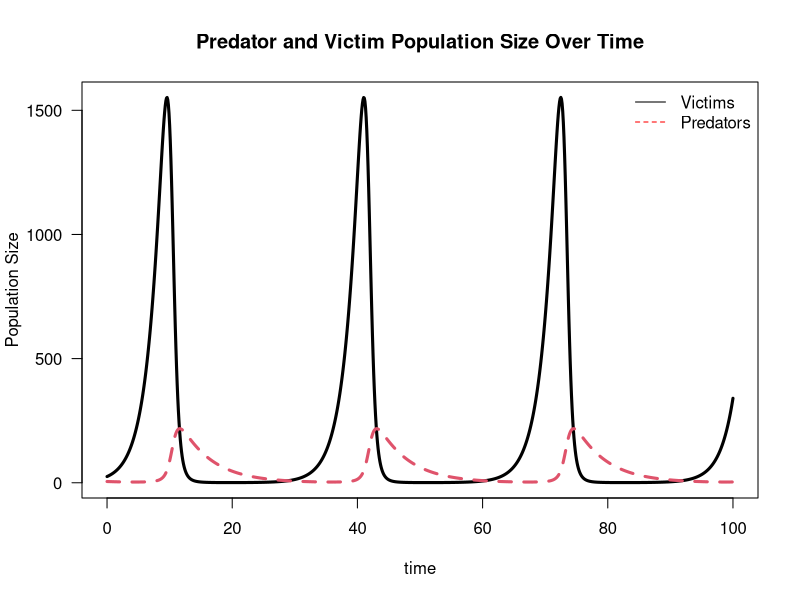
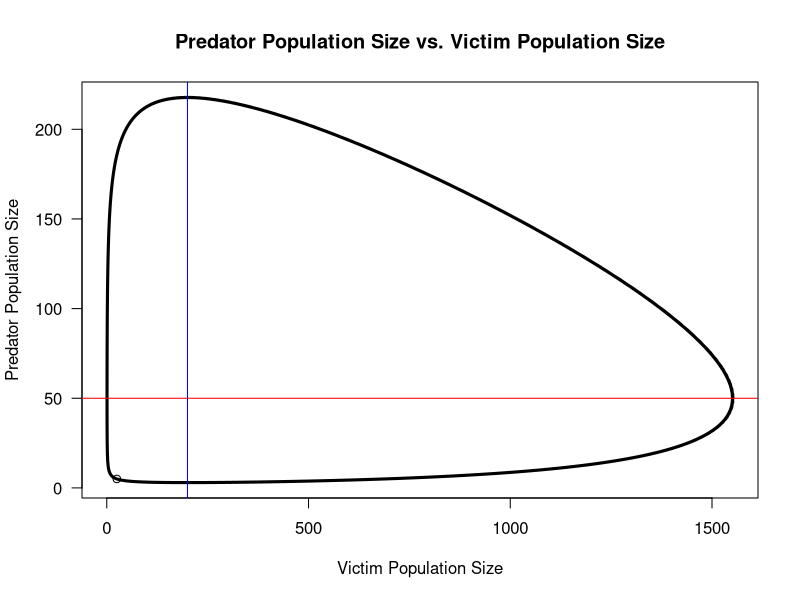
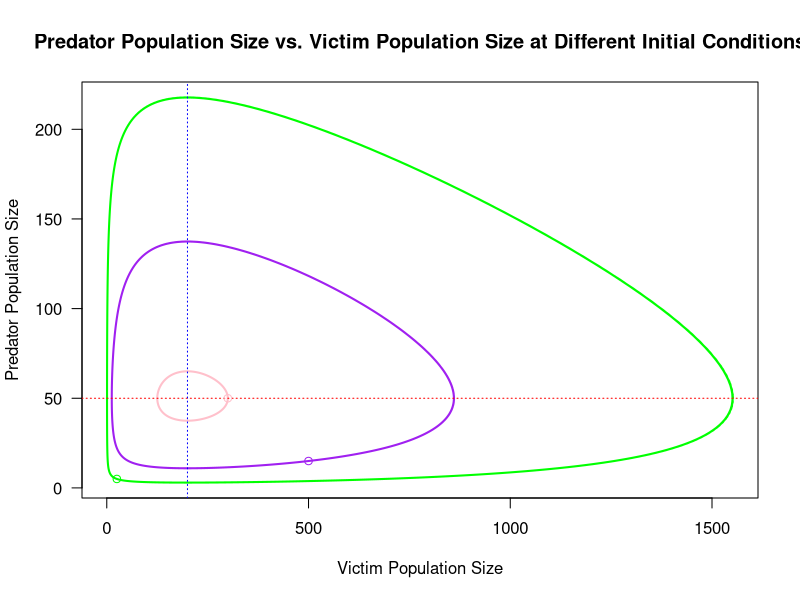
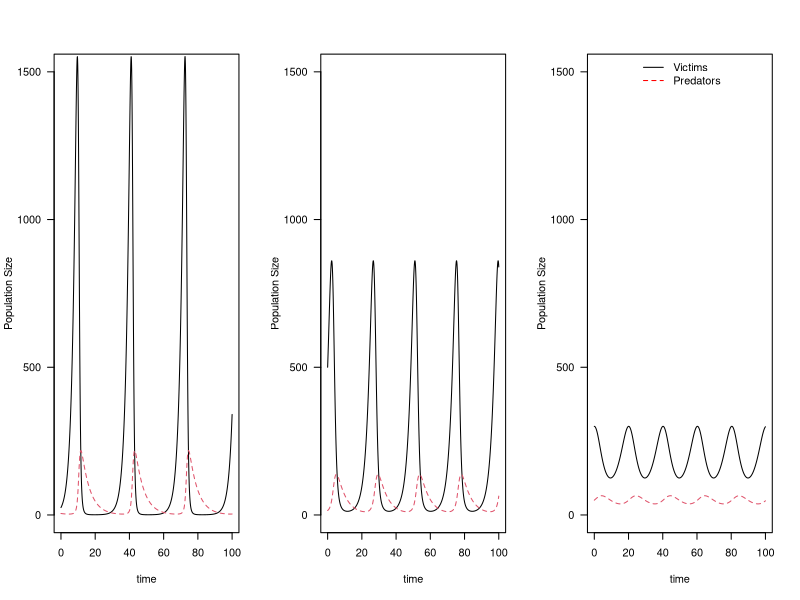

The R script that drew these images, in order: (Note: this script raises an error after producing the figures.)
library(deSolve)

#Introduction start:
#we need to use a differential equation solver to simulate dynamics for our coupled equations
#this solver has a particular syntax. first we make a function for our model, then set the parameters and the time interval, then run the solver

#make function for simple Lotka Volterra predator prey dynamics
predpreyLV <- function(t, y, params) {
  V <- y[1] #initial pop of victims
  P <- y[2] #initial pop of predators
  with(as.list(params), {
    dV.dt <- r*V - a*V*P
    dP.dt <-  b*a*V*P - D*P
    return(list(c(dV.dt, dP.dt)))
  })
}

#set the parameter values
#victim growth rate
r = 0.5

#capture efficiency
a = 0.01

#conversion efficiency
b = 0.1

#predator death rate
D = 0.2

#make vector of parameters
params1 <- c(r=r, a=a, b=b, D=D)

#set the time sequence, make all values between 0 and 100 in increments of 0.1
time = seq(0, 100, by = 0.1)

#run the differential equation solver, VO and PO are the initial population densities of victims and predators
#V0, P0, is initial pops for victim and predator, also giving it the functions from above plus the parameters. function within a function
LV.out <- ode(c(VO = 25, PO = 5), time, predpreyLV, params1)

#look at the output, what is it? output is the populations changing over time based off model
head(LV.out)

#plot the dynamics of the two populations over time
matplot(time, (LV.out[,2:3]), type = 'l', ylab = 'Population Size', lwd = 3, xlab = 'time', las = 1, main='Predator and Victim Population Size Over Time')
legend('topright', col = c('black','red'), lty = c(1,2), legend = c('Victims', 'Predators'), bty = 'n')

#Introduction end.

#Question 1 start: Make a plot of the phase plane dynamics. In a phase plane plot, what are the axes? Look at LV.out, how do you turn the data that you have into a plot of the phase plane? 

#plot phase plane dynaics
matplot((LV.out[,2]), (LV.out[,3]), type='l', ylab='Predator Population Size', lwd=3, xlab='Victim Population Size', las=1, main='Predator Population Size vs. Victim Population Size')
abline(h=r/a, col='red')
abline(v=D/(b*a), col='blue')
points(25, 5)

#In this phase plane plot, the x axis is the population size of the victims and the y axis is the predator population size. This plot is showing that as the victim population size is growing exponentially, it's eventually being limited by the predators as the predator population size goes up and the victim population size starts decreasing again (once it crosses the victim isocline). This trend continue until it hits the predator isocline, at which point the predator population size starts dropping dramatically. 

#Once you have your phase plane plot, use abline to add the victim and predator isoclines to the plot, calculate the isoclines given values for r, b, a, etc. 

#Use the function points to add the starting conditions (VO, PO) to the plot

#Question 1 end: Your homework submission should include the completed plot and a description of the what is being shown in the plot. 

#Question 2 start:
#Now let's try running again with different initial conditions. All parameters are the same, we're just changing the starting number of predators and victims

LV.out2 <- ode(c(V0 = 500, P0 = 15), time, predpreyLV, params1)
LV.out3 <- ode(c(V0 = 300, P0 = 50), time, predpreyLV, params1)

#Plot all three phase planes on the same plot. You can do so by plotting the first one as above and the others using lines()
#Add the isocline to the same plot
#Add points for starting conditions to the same plot

matplot((LV.out[,2]), (LV.out[,3]), type='l', ylab='Predator Population Size', lwd=2, xlab='Victim Population Size', las=1, col='green', main='Predator Population Size vs. Victim Population Size at Different Initial Conditions')
lines(LV.out2[,2], LV.out2[,3], lwd=2, col='purple')
lines(LV.out3[,2], LV.out3[,3], lwd=2, col='pink')
abline(h=r/a, col='red', lty='dotted')
abline(v=D/(b*a), col='blue', lty='dotted')
points(25, 5, col='green')
points(500, 15, col='purple')
points(300, 50, col='pink')

#Question 2 end: Include your plot in your answer, and write out a clear explanation that addresses the following: What is the effect of changing initial conditions? What was the term I used for this behavior in class? 

#By changing the initial conditions, you can change where it is in relation to the two respective isoclines, which can then change if it's stabilizing or destabilizing. 

#Question 3 start:
#Now we're going to plot the dynamics of each population over time for each of the three sets of starting conditions.

#First, break the graphics window up into 1 row and 3 columns so you can plot 3 graphs on one plot
par(mfrow = c(1,3))
#How to undo this setting to go back to just one plotting window
#par(mfrow=c(1,1))

#Now plot the dynamics of each population over time as we did in the Introduction.

matplot(time, (LV.out[,2:3]), type = 'l', ylab = 'Population Size', lwd = 1, xlab = 'time', las = 1, ylim = c(0,1500))
matplot(time, (LV.out2[,2:3]), type = 'l', ylab = 'Population Size', lwd = 1, xlab = 'time', las = 1, ylim=c(0,1500))
matplot(time, (LV.out3[,2:3]), type = 'l', ylab = 'Population Size', lwd = 1, xlab = 'time', las = 1, ylim=c(0, 1500))

legend('top', col = c('black','red'), lty = c(1,2), legend = c('Victims', 'Predators'), bty = 'n')


#Question 3 end: Include in your answer your plot showing the N vs t dynamics and the plotting code. Write a clear explanation that addresses the following: How does the amplitude of the cycles correspond to the phase plane? Make sure your axes are the same across plots so you can visualize the comparisons easily.

#The amplitude of the cycles correspond to the changes in the population sizes of the victims and the predators depicted in the phase plane plot. 

#Question 4 start: Everything so far was simple Lotka Volterra, let's add density dependence to the prey. To do this you need to make a new function, so go up to the Introduction and look at the function predprey.LV.You need to make a new function where you change the dV.dt and dP.dt models to reflect density dependence in the prey. To do this you will need to add a new parameter, K, so we need to set its value and add it to our parameter vector

K = 1000

predpreyLVD <- function(t, y, params) {
  V <- y[1] #initial pop of victims
  P <- y[2] #initial pop of predators
  with(as.list(params), {
    dV.dt <- r*V*(1-(V/K)) - a*V*P
    dP.dt <-  b*a*V*P - D*P
    return(list(c(dV.dt, dP.dt)))
  })
}

head(LVD.out)
#Question 4 end: Include your code for the new function as your answer.

#Question 5 start: run the solver. As before, plot the population dynamics over time and the phase plane. You can use segments to draw the prey isocline. 

LVD.out <- ode(c(VO = 25, PO = 5), time, predpreyLVD, params1)

#change back to one plotting window
par(mfrow=c(1,1))

#plot the population dynamics over time for the new function with density dependence included
matplot(time, (LVD.out[,2:3]), type = 'l', ylab = 'Population Size', lwd = 3, xlab = 'time', las = 1, main='Predator and Victim Population Sizes Over Time with Density Dependence')
legend('topright', col = c('black','red'), lty = c(1,2), legend = c('Victims', 'Predators'), bty = 'n')

#plot the phase plane + isoclines
matplot((LVD.out[,2]), (LVD.out[,3]), type='l', ylab='Predator Population Size', lwd=3, xlab='Victim Population Size', las=1, xlim = c(0, 1000), main='Predator Population Size vs. Density Dependent Victim Population Size')
abline(v=D/(b*a), col='blue', lty='dotted')

#use segments to draw the prey isocline (from starting point to where it hits carrying capacity)
segments(0, 50, 1000, 0, col = 'red', lty = 'dotted')

#Question 5 end: Your answer will be your plots.

#Question 6 start: Try changing initial conditions (i.e. starting values of prey and predators) and looking at the phase plane dynamics. What happens? 

LVD1.out <- ode(c(VO = 10, PO = 80), time, predpreyLVD, params1) #change initial conditions

matplot(time, (LVD1.out[,2:3]), type = 'l', ylab = 'Population Size', lwd = 3, xlab = 'time', las = 1)
legend('topright', col = c('black','red'), lty = c(1,2), legend = c('Victims', 'Predators'), bty = 'n')

#plot phase plane dynamics
matplot((LVD1.out[,2]), (LVD.out[,3]), type='l', ylab='Predator Population Size', lwd=3, xlab='Victim Population Size', las=1, xlim = c(0, 1000), main='Predator Population Size vs. Density Dependent Victim Population Size')

#victim isocline
segments(0, 50, 1000, 0, col = 'red', lty = 'dotted')

#I changed the initial conditions so that there were only 10 victims and 80 predators starting out, compared to the original conditions that had 25 victims and 5 predators. With these new conditions, we see in the phase plane plot that the predator pop. size increases rapidly compared to the original phase plane plot where the victims increases with not much increase in the predator pop size. With the new initial conditions, the victim population size never increases to the point of the original conditions (which was ~700). Overall, the spiral of the dynamics seems to be going in the opposite direction when comparing the two plots together. 

#Question 6 end: Your answer will include your plots and a clear written explanation of what happens in this model when you vary the starting parameters. Be clear about what change you made to the starting values and what dynamics resulted. I expect more than just one sentence here.


#Question 7: Now let's also add a Type II functional response as well. You will need to refer to the lecture notes and make a new function that incorporates both a Type II functional response by the predators as well as density dependence in the prey (this is the Rozensweig-MacArthur model). Your answer should include your code for the function, plots of N vs t for predators and prey, and plots of the phase plane with the isoclines as well as the population dynamics. 

#parameter values

r=0.8
b=0.1
D=0.1
K = 1000
a = 0.005
h = 0.5

#create new function to include Type II functional response and density dependence
predpreyLVII <- function(t, y, params) {
  V <- y[1] #initial pop of victims
  P <- y[2] #initial pop of predators
  with(as.list(params), {
    dV.dt <- (r*V*(1-(V/K))) - (a*V*P)/(1+(a*h*V))
    dP.dt <-  (b*a*V*P)/(1+(a*h*V)) - D*P
    return(list(c(dV.dt, dP.dt)))
  })
}

#make vector of parameters
params1 <- c(r=r, a=a, b=b, D=D)

#set the time sequence, make all values between 0 and 100 in increments of 0.1
time = seq(0, 200, by = 0.1)
#run differential equation solver
LVII.out <- ode(c(VO = 25, PO = 5), time, predpreyLVII, params1)

head(LVII.out)


#plot the dynamics of the two populations over time
matplot(time, (LVII.out[,2:3]), type = 'l', ylab = 'Population Size', lwd = 3, xlab = 'time', las = 1, main='Predator and Victim Population Size Over Time')
legend('topleft', col = c('black','red'), lty = c(1,2), legend = c('Victims', 'Predators'), bty = 'n')

#plot phase plane dynamics
matplot((LVII.out[,2]), (LVII.out[,3]), type='l', ylab='Predator Population Size', lwd=3, xlab='Victim Population Size', las=1, main='Predator Population Size vs. Victim Population Size', ylim=c(0, 200))

#calculate and plot isoclines

curve(r*(1-(x/K))*(1+(a*h*x))/a, from=0, to=1000, add=TRUE, col='red', lty='dotted')
abline(v=D/(b*a-D*h*a), col='blue', lty='dotted')
points(25, 5)

#Question 8: What happens if you double K? Show N vs. t and phase plane plots of both cases and interpret. Adjust your axis limits so that all of the dynamics can be seen. This is called the Paradox of Enrichment!


k=2000 #set new carrying capacity k

predpreyLVIIK <- function(t, y, params) {
  V <- y[1] #initial pop of victims
  P <- y[2] #initial pop of predators
  with(as.list(params), {
    dV.dt <- (r*V*(1-(V/k))) - ((a*V*P)/(1+(a*h*V)))
    dP.dt <-  ((b*a*V*P)/(1+(a*h*V))) - D*P
    return(list(c(dV.dt, dP.dt)))
  })
}

#run differential equation solver
LVIIK.out <- ode(c(VO = 25, PO = 5), time, predpreyLVIIK, params1)

head(LVIIK.out)


#plot the dynamics of the two populations over time
matplot(time, (LVIIK.out[,2:3]), type = 'l', ylab = 'Population Size', lwd = 3, xlab = 'time', las = 1, main='Predator and Victim Population Size Over Time')
legend('topleft', col = c('black','red'), lty = c(1,2), legend = c('Victims', 'Predators'), bty = 'n')

#plot phase plane dynamics
matplot((LVIIK.out[,2]), (LVIIK.out[,3]), type='l', ylab='Predator Population Size', lwd=3, xlab='Victim Population Size', las=1, main='Predator Population Size vs. Victim Population Size', ylim=c(0, 500), xlim = c(0,4500))

#calculate and plot isocline
curve(r*(1-(x/K))*(1+(a*h*x))/a, from=0, to=1000, add=TRUE, col='red', lty='dotted')
abline(v=D/(b*a-D*h*a), col='blue', lty='dotted')
points(25, 5)


#Question 9: Change the parameter values of your Rosenzweig-MacArthur model from Question 7 to get the predator isocline to fall to the left of the peak of the victim isocline. Explain the changes you make biologically. Plot the dynamics (population over time and phase plane) and compare to the case where the isocline falls to the left of the hump. Your answer will include your code where you changed the parameter values to get the victim isocline to move, and a clear written explanation--more than one or two sentences. 

#move vertical isocline (predator) 

#parameter values

r=0.8
b=0.5
D=0.1
K = 1000
a = 0.005
h = 0.5

#same function from question 7 
predpreyLVII <- function(t, y, params) {
  V <- y[1] #initial pop of victims
  P <- y[2] #initial pop of predators
  with(as.list(params), {
    dV.dt <- (r*V*(1-(V/K))) - (a*V*P)/(1+(a*h*V))
    dP.dt <-  (b*a*V*P)/(1+(a*h*V)) - D*P
    return(list(c(dV.dt, dP.dt)))
  })
}

#make vector of parameters
params1 <- c(r=r, a=a, b=b, D=D)

#set the time sequence, make all values between 0 and 100 in increments of 0.1
time = seq(0, 200, by = 0.1)
#run differential equation solver
LVII.out <- ode(c(VO = 25, PO = 5), time, predpreyLVII, params1)

head(LVII.out)

#plot the dynamics of the two populations over time
matplot(time, (LVII.out[,2:3]), type = 'l', ylab = 'Population Size', lwd = 3, xlab = 'time', las = 1, main='Predator and Victim Population Size Over Time')
legend('topleft', col = c('black','red'), lty = c(1,2), legend = c('Victims', 'Predators'), bty = 'n')

#plot phase plane dynamics
matplot((LVII.out[,2]), (LVII.out[,3]), type='l', ylab='Predator Population Size', lwd=3, xlab='Victim Population Size', las=1, main='Predator Population Size vs. Victim Population Size', ylim=c(0, 200))
curve(r*(1-(x/K))*(1+(a*h*x))/a, from=0, to=1000, add=TRUE, col='red', lty='dotted')
abline(v=D/(b*a-D*h*a), col='blue', lty='dotted')
points(25, 5)

#To make the predator isocline fall to the left of the peak of the victim isocline, I increased the parameter b, or the conversion efficiency. The conversion efficiency refers to how efficient predators are at converting the prey they consume into new predator offspring. By increasing the conversion efficiency, we saw more oscillations when plotting the dynamics of both populations vs. time compared to the initial parameters. This is therefore more unstabilizing compared to the initial parameters - bigger oscillations could potentially lead to an extinction event occurring. Biologically, you could see this happening with a high enough conversion efficiency rate where the predator is too efficient and ultimately ends up over exploiting its prey, leading to the extinction of both populations. 
